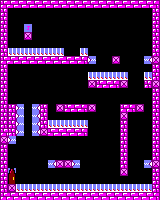

This is a level from a 2D game, rendered from its Tiled map with the project's own tilesets. A one-line summary and the complete map file follow:
An orthogonal 20x25 tile map with 8x8 px tiles, 1 tile layer (Capa de Patrones 1).

<map version="1.2" tiledversion="1.2.4" orientation="orthogonal" renderorder="right-down" width="20" height="25" tilewidth="8" tileheight="8" infinite="0" nextlayerid="2" nextobjectid="1">
 <tileset firstgid="1" source="tileset_juego.tsx" />
 <layer id="1" name="Capa de Patrones 1" width="20" height="25">
  <data encoding="csv">
2,3,3,3,3,3,3,3,3,3,3,3,3,3,3,3,3,3,3,4,
8,0,0,0,0,0,0,0,0,0,0,0,0,0,0,0,0,0,0,8,
8,0,0,0,0,0,0,0,0,0,0,0,0,0,0,0,0,0,0,8,
8,0,0,46,0,0,0,0,0,0,0,0,0,0,0,0,0,0,0,8,
8,0,0,28,0,0,0,0,0,0,0,0,0,0,0,0,0,0,0,8,
8,0,0,0,0,0,0,0,0,0,0,0,0,0,0,0,0,0,0,8,
8,45,45,45,45,45,45,45,0,0,45,0,0,0,0,0,0,0,0,8,
2,3,3,3,3,3,3,3,3,3,4,43,0,0,28,0,0,0,44,28,
8,0,0,0,0,0,0,0,0,0,0,0,0,0,0,0,0,0,0,8,
8,0,0,0,0,0,0,0,0,0,0,45,45,45,45,45,0,0,45,8,
8,0,0,0,0,0,0,0,0,0,0,28,2,3,4,28,0,0,8,28,
8,0,0,0,0,0,0,0,0,0,0,0,0,0,0,0,0,0,0,8,
8,0,0,0,0,0,0,0,0,0,0,0,0,0,0,0,0,0,0,8,
8,8,43,0,44,8,0,28,2,3,4,28,0,0,0,2,4,28,0,8,
8,8,43,0,44,8,0,0,0,0,0,0,0,0,0,28,0,0,0,8,
8,8,43,0,44,8,45,45,45,45,45,0,0,0,0,8,0,0,0,8,
2,8,43,0,44,28,3,3,3,3,4,0,0,0,0,8,0,0,0,8,
28,43,0,0,0,0,0,0,0,0,0,0,0,0,0,8,0,0,0,8,
8,0,0,0,0,0,0,0,0,0,0,0,0,0,0,8,0,0,0,8,
8,0,0,0,0,0,0,0,0,0,0,0,0,0,0,8,0,0,0,8,
8,0,0,0,0,0,44,28,28,43,0,0,0,0,0,8,0,0,44,28,
8,39,0,0,0,0,0,0,0,0,0,0,0,0,0,28,0,0,0,8,
8,40,0,0,0,0,0,0,0,0,0,0,0,0,0,0,0,0,0,8,
8,28,45,45,45,45,45,45,45,45,45,45,45,45,45,45,45,45,45,8,
2,3,3,3,3,3,3,3,3,3,3,3,3,3,3,3,3,3,3,4
</data>
 </layer>
</map>
